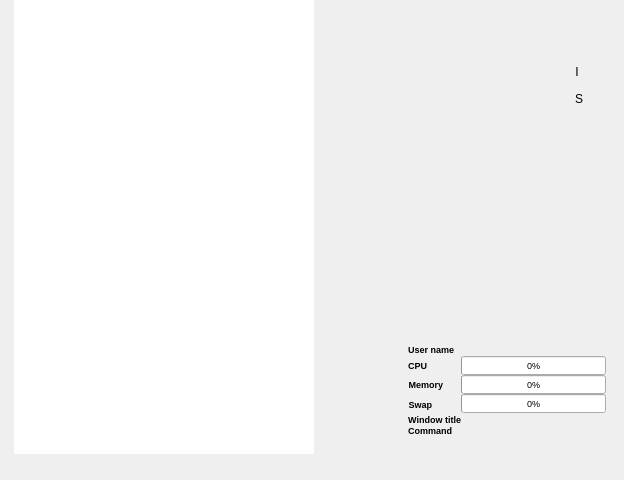
<?xml version="1.0" encoding="UTF-8"?>
<ui version="4.0">
 <class>Form</class>
 <widget class="QWidget" name="Form">
  <property name="geometry">
   <rect>
    <x>0</x>
    <y>0</y>
    <width>624</width>
    <height>480</height>
   </rect>
  </property>
  <property name="windowTitle">
   <string>Form</string>
  </property>
  <layout class="QGridLayout" name="gridLayout">
   <property name="leftMargin">
    <number>0</number>
   </property>
   <property name="topMargin">
    <number>0</number>
   </property>
   <property name="rightMargin">
    <number>0</number>
   </property>
   <property name="bottomMargin">
    <number>6</number>
   </property>
   <item row="2" column="0">
    <widget class="QStackedWidget" name="stackedWidget">
     <property name="currentIndex">
      <number>0</number>
     </property>
     <widget class="QWidget" name="processes">
      <layout class="QGridLayout" name="gridLayout_3">
       <property name="topMargin">
        <number>0</number>
       </property>
       <property name="rightMargin">
        <number>0</number>
       </property>
       <property name="bottomMargin">
        <number>0</number>
       </property>
       <item row="1" column="0">
        <widget class="QListWidget" name="list_widget">
         <property name="sizePolicy">
          <sizepolicy hsizetype="Expanding" vsizetype="Expanding">
           <horstretch>0</horstretch>
           <verstretch>0</verstretch>
          </sizepolicy>
         </property>
         <property name="cursor" stdset="0">
          <cursorShape>PointingHandCursor</cursorShape>
         </property>
         <property name="mouseTracking">
          <bool>true</bool>
         </property>
         <property name="styleSheet">
          <string notr="true">QListWidget {
	padding: 0;
	margin: 0;
}

QListWidget{
	padding-left: 5px;
}

QListWidget:item:hover{
	border-radius:  5px;
	background-color: rgb(144, 170, 200, 0.10);
	color: #ffffff;
	border-left: 2px solid #5271f0;
}

QListWidget:item:selected{
	border-radius:  5px;
	background-color:#4B5053;
	color: #ffffff;
	border-left: 2px solid #5271f0;
}</string>
         </property>
         <property name="frameShape">
          <enum>QFrame::NoFrame</enum>
         </property>
         <property name="frameShadow">
          <enum>QFrame::Plain</enum>
         </property>
         <property name="verticalScrollBarPolicy">
          <enum>Qt::ScrollBarAsNeeded</enum>
         </property>
         <property name="horizontalScrollBarPolicy">
          <enum>Qt::ScrollBarAlwaysOff</enum>
         </property>
         <property name="gridSize">
          <size>
           <width>0</width>
           <height>50</height>
          </size>
         </property>
         <property name="wordWrap">
          <bool>true</bool>
         </property>
         <property name="sortingEnabled">
          <bool>true</bool>
         </property>
        </widget>
       </item>
       <item row="1" column="1">
        <widget class="QWidget" name="widget_info" native="true">
         <layout class="QGridLayout" name="gridLayout_9">
          <item row="2" column="0">
           <widget class="QLabel" name="pid">
            <property name="sizePolicy">
             <sizepolicy hsizetype="Preferred" vsizetype="Fixed">
              <horstretch>0</horstretch>
              <verstretch>0</verstretch>
             </sizepolicy>
            </property>
            <property name="font">
             <font>
              <pointsize>8</pointsize>
             </font>
            </property>
            <property name="text">
             <string/>
            </property>
            <property name="alignment">
             <set>Qt::AlignCenter</set>
            </property>
           </widget>
          </item>
          <item row="0" column="0">
           <widget class="QFrame" name="frame_2">
            <property name="sizePolicy">
             <sizepolicy hsizetype="Expanding" vsizetype="Preferred">
              <horstretch>0</horstretch>
              <verstretch>0</verstretch>
             </sizepolicy>
            </property>
            <property name="frameShape">
             <enum>QFrame::NoFrame</enum>
            </property>
            <property name="frameShadow">
             <enum>QFrame::Plain</enum>
            </property>
            <layout class="QGridLayout" name="gridLayout_6">
             <item row="0" column="1" rowspan="4" colspan="2">
              <widget class="QLabel" name="image">
               <property name="text">
                <string/>
               </property>
               <property name="alignment">
                <set>Qt::AlignCenter</set>
               </property>
              </widget>
             </item>
             <item row="0" column="3">
              <widget class="QToolButton" name="btn_kill_proc">
               <property name="text">
                <string/>
               </property>
               <property name="iconSize">
                <size>
                 <width>30</width>
                 <height>30</height>
                </size>
               </property>
               <property name="autoRaise">
                <bool>true</bool>
               </property>
              </widget>
             </item>
             <item row="1" column="3">
              <widget class="QToolButton" name="toolButton_3">
               <property name="text">
                <string>I</string>
               </property>
               <property name="iconSize">
                <size>
                 <width>30</width>
                 <height>30</height>
                </size>
               </property>
               <property name="autoRaise">
                <bool>true</bool>
               </property>
              </widget>
             </item>
             <item row="2" column="3">
              <widget class="QToolButton" name="toolButton_2">
               <property name="text">
                <string>S</string>
               </property>
               <property name="iconSize">
                <size>
                 <width>30</width>
                 <height>30</height>
                </size>
               </property>
               <property name="autoRaise">
                <bool>true</bool>
               </property>
              </widget>
             </item>
            </layout>
           </widget>
          </item>
          <item row="1" column="0">
           <widget class="QLabel" name="title">
            <property name="sizePolicy">
             <sizepolicy hsizetype="Preferred" vsizetype="Fixed">
              <horstretch>0</horstretch>
              <verstretch>0</verstretch>
             </sizepolicy>
            </property>
            <property name="font">
             <font>
              <pointsize>14</pointsize>
             </font>
            </property>
            <property name="text">
             <string/>
            </property>
            <property name="alignment">
             <set>Qt::AlignCenter</set>
            </property>
            <property name="wordWrap">
             <bool>true</bool>
            </property>
           </widget>
          </item>
          <item row="3" column="0">
           <widget class="QFrame" name="frame_3">
            <property name="sizePolicy">
             <sizepolicy hsizetype="Preferred" vsizetype="Fixed">
              <horstretch>0</horstretch>
              <verstretch>0</verstretch>
             </sizepolicy>
            </property>
            <property name="font">
             <font>
              <pointsize>7</pointsize>
             </font>
            </property>
            <property name="frameShape">
             <enum>QFrame::NoFrame</enum>
            </property>
            <property name="frameShadow">
             <enum>QFrame::Plain</enum>
            </property>
            <layout class="QGridLayout" name="gridLayout_8">
             <property name="topMargin">
              <number>37</number>
             </property>
             <property name="spacing">
              <number>0</number>
             </property>
             <item row="0" column="1">
              <widget class="QLabel" name="label_2">
               <property name="sizePolicy">
                <sizepolicy hsizetype="Fixed" vsizetype="Preferred">
                 <horstretch>0</horstretch>
                 <verstretch>0</verstretch>
                </sizepolicy>
               </property>
               <property name="font">
                <font>
                 <pointsize>7</pointsize>
                 <weight>75</weight>
                 <bold>true</bold>
                </font>
               </property>
               <property name="text">
                <string>User name</string>
               </property>
               <property name="alignment">
                <set>Qt::AlignRight|Qt::AlignTrailing|Qt::AlignVCenter</set>
               </property>
              </widget>
             </item>
             <item row="3" column="0">
              <spacer name="horizontalSpacer">
               <property name="orientation">
                <enum>Qt::Horizontal</enum>
               </property>
               <property name="sizeType">
                <enum>QSizePolicy::Fixed</enum>
               </property>
               <property name="sizeHint" stdset="0">
                <size>
                 <width>70</width>
                 <height>20</height>
                </size>
               </property>
              </spacer>
             </item>
             <item row="2" column="1">
              <widget class="QLabel" name="label_11">
               <property name="sizePolicy">
                <sizepolicy hsizetype="Fixed" vsizetype="Preferred">
                 <horstretch>0</horstretch>
                 <verstretch>0</verstretch>
                </sizepolicy>
               </property>
               <property name="font">
                <font>
                 <pointsize>7</pointsize>
                 <weight>75</weight>
                 <bold>true</bold>
                </font>
               </property>
               <property name="text">
                <string>Memory</string>
               </property>
               <property name="alignment">
                <set>Qt::AlignRight|Qt::AlignTrailing|Qt::AlignVCenter</set>
               </property>
              </widget>
             </item>
             <item row="1" column="2">
              <widget class="QProgressBar" name="prog_cpu">
               <property name="value">
                <number>0</number>
               </property>
              </widget>
             </item>
             <item row="3" column="2">
              <widget class="QProgressBar" name="prog_swap">
               <property name="value">
                <number>0</number>
               </property>
              </widget>
             </item>
             <item row="4" column="2" colspan="2">
              <widget class="QLabel" name="lwin_title">
               <property name="font">
                <font>
                 <pointsize>7</pointsize>
                </font>
               </property>
               <property name="text">
                <string/>
               </property>
               <property name="wordWrap">
                <bool>true</bool>
               </property>
              </widget>
             </item>
             <item row="5" column="1">
              <widget class="QLabel" name="label_5">
               <property name="sizePolicy">
                <sizepolicy hsizetype="Fixed" vsizetype="Preferred">
                 <horstretch>0</horstretch>
                 <verstretch>0</verstretch>
                </sizepolicy>
               </property>
               <property name="font">
                <font>
                 <pointsize>7</pointsize>
                 <weight>75</weight>
                 <bold>true</bold>
                </font>
               </property>
               <property name="text">
                <string>Command</string>
               </property>
               <property name="alignment">
                <set>Qt::AlignRight|Qt::AlignTrailing|Qt::AlignVCenter</set>
               </property>
              </widget>
             </item>
             <item row="0" column="2" colspan="2">
              <widget class="QLabel" name="luser">
               <property name="font">
                <font>
                 <pointsize>8</pointsize>
                </font>
               </property>
               <property name="text">
                <string/>
               </property>
               <property name="alignment">
                <set>Qt::AlignCenter</set>
               </property>
               <property name="wordWrap">
                <bool>true</bool>
               </property>
              </widget>
             </item>
             <item row="1" column="1">
              <widget class="QLabel" name="label_3">
               <property name="sizePolicy">
                <sizepolicy hsizetype="Fixed" vsizetype="Preferred">
                 <horstretch>0</horstretch>
                 <verstretch>0</verstretch>
                </sizepolicy>
               </property>
               <property name="font">
                <font>
                 <pointsize>7</pointsize>
                 <weight>75</weight>
                 <bold>true</bold>
                </font>
               </property>
               <property name="text">
                <string>CPU</string>
               </property>
               <property name="alignment">
                <set>Qt::AlignRight|Qt::AlignTrailing|Qt::AlignVCenter</set>
               </property>
              </widget>
             </item>
             <item row="2" column="2">
              <widget class="QProgressBar" name="prog_mem">
               <property name="value">
                <number>0</number>
               </property>
              </widget>
             </item>
             <item row="5" column="2" colspan="2">
              <widget class="QLabel" name="lpath">
               <property name="font">
                <font>
                 <pointsize>7</pointsize>
                </font>
               </property>
               <property name="text">
                <string/>
               </property>
               <property name="wordWrap">
                <bool>true</bool>
               </property>
              </widget>
             </item>
             <item row="4" column="1">
              <widget class="QLabel" name="label_6">
               <property name="sizePolicy">
                <sizepolicy hsizetype="Fixed" vsizetype="Preferred">
                 <horstretch>0</horstretch>
                 <verstretch>0</verstretch>
                </sizepolicy>
               </property>
               <property name="font">
                <font>
                 <pointsize>7</pointsize>
                 <weight>75</weight>
                 <bold>true</bold>
                </font>
               </property>
               <property name="text">
                <string>Window title</string>
               </property>
               <property name="alignment">
                <set>Qt::AlignRight|Qt::AlignTrailing|Qt::AlignVCenter</set>
               </property>
              </widget>
             </item>
             <item row="3" column="1">
              <widget class="QLabel" name="label_4">
               <property name="sizePolicy">
                <sizepolicy hsizetype="Fixed" vsizetype="Preferred">
                 <horstretch>0</horstretch>
                 <verstretch>0</verstretch>
                </sizepolicy>
               </property>
               <property name="font">
                <font>
                 <pointsize>7</pointsize>
                 <weight>75</weight>
                 <bold>true</bold>
                </font>
               </property>
               <property name="text">
                <string>Swap</string>
               </property>
               <property name="alignment">
                <set>Qt::AlignRight|Qt::AlignTrailing|Qt::AlignVCenter</set>
               </property>
              </widget>
             </item>
            </layout>
           </widget>
          </item>
         </layout>
        </widget>
       </item>
       <item row="2" column="0" colspan="2">
        <widget class="QFrame" name="frame">
         <property name="sizePolicy">
          <sizepolicy hsizetype="Preferred" vsizetype="Fixed">
           <horstretch>0</horstretch>
           <verstretch>0</verstretch>
          </sizepolicy>
         </property>
         <property name="frameShape">
          <enum>QFrame::NoFrame</enum>
         </property>
         <property name="frameShadow">
          <enum>QFrame::Plain</enum>
         </property>
         <layout class="QGridLayout" name="gridLayout_2">
          <property name="leftMargin">
           <number>0</number>
          </property>
          <property name="topMargin">
           <number>0</number>
          </property>
          <property name="rightMargin">
           <number>0</number>
          </property>
          <property name="bottomMargin">
           <number>0</number>
          </property>
          <item row="0" column="0">
           <widget class="QLabel" name="status">
            <property name="sizePolicy">
             <sizepolicy hsizetype="Preferred" vsizetype="Fixed">
              <horstretch>0</horstretch>
              <verstretch>0</verstretch>
             </sizepolicy>
            </property>
            <property name="styleSheet">
             <string notr="true">padding-left: 5px;</string>
            </property>
            <property name="text">
             <string/>
            </property>
           </widget>
          </item>
         </layout>
        </widget>
       </item>
      </layout>
     </widget>
     <widget class="QWidget" name="page_2">
      <layout class="QGridLayout" name="gridLayout_10">
       <item row="0" column="0">
        <widget class="QFrame" name="frame_4">
         <property name="sizePolicy">
          <sizepolicy hsizetype="Preferred" vsizetype="Fixed">
           <horstretch>0</horstretch>
           <verstretch>0</verstretch>
          </sizepolicy>
         </property>
         <property name="frameShape">
          <enum>QFrame::StyledPanel</enum>
         </property>
         <property name="frameShadow">
          <enum>QFrame::Raised</enum>
         </property>
         <layout class="QGridLayout" name="gridLayout_4">
          <item row="0" column="1">
           <widget class="QLabel" name="bat_image">
            <property name="text">
             <string/>
            </property>
            <property name="alignment">
             <set>Qt::AlignCenter</set>
            </property>
           </widget>
          </item>
          <item row="0" column="0">
           <spacer name="horizontalSpacer_2">
            <property name="orientation">
             <enum>Qt::Horizontal</enum>
            </property>
            <property name="sizeHint" stdset="0">
             <size>
              <width>40</width>
              <height>20</height>
             </size>
            </property>
           </spacer>
          </item>
          <item row="0" column="2">
           <spacer name="horizontalSpacer_3">
            <property name="orientation">
             <enum>Qt::Horizontal</enum>
            </property>
            <property name="sizeHint" stdset="0">
             <size>
              <width>40</width>
              <height>20</height>
             </size>
            </property>
           </spacer>
          </item>
          <item row="1" column="0" colspan="3">
           <widget class="QLabel" name="bat_name">
            <property name="sizePolicy">
             <sizepolicy hsizetype="Preferred" vsizetype="Fixed">
              <horstretch>0</horstretch>
              <verstretch>0</verstretch>
             </sizepolicy>
            </property>
            <property name="text">
             <string/>
            </property>
            <property name="alignment">
             <set>Qt::AlignCenter</set>
            </property>
           </widget>
          </item>
         </layout>
        </widget>
       </item>
       <item row="1" column="0">
        <widget class="QFrame" name="frame_5">
         <property name="frameShape">
          <enum>QFrame::StyledPanel</enum>
         </property>
         <property name="frameShadow">
          <enum>QFrame::Raised</enum>
         </property>
         <layout class="QGridLayout" name="gridLayout_7">
          <item row="0" column="0">
           <widget class="QLabel" name="label">
            <property name="sizePolicy">
             <sizepolicy hsizetype="Preferred" vsizetype="Fixed">
              <horstretch>0</horstretch>
              <verstretch>0</verstretch>
             </sizepolicy>
            </property>
            <property name="text">
             <string>Battery Charging:</string>
            </property>
           </widget>
          </item>
          <item row="1" column="0">
           <widget class="QProgressBar" name="bat_progress">
            <property name="value">
             <number>0</number>
            </property>
           </widget>
          </item>
          <item row="2" column="0">
           <layout class="QGridLayout" name="gridLayout_5">
            <item row="0" column="0">
             <widget class="QLabel" name="label_7">
              <property name="sizePolicy">
               <sizepolicy hsizetype="Preferred" vsizetype="Fixed">
                <horstretch>0</horstretch>
                <verstretch>0</verstretch>
               </sizepolicy>
              </property>
              <property name="text">
               <string>Time To Full</string>
              </property>
             </widget>
            </item>
            <item row="0" column="1">
             <widget class="QLabel" name="bat_ttf">
              <property name="sizePolicy">
               <sizepolicy hsizetype="Preferred" vsizetype="Fixed">
                <horstretch>0</horstretch>
                <verstretch>0</verstretch>
               </sizepolicy>
              </property>
              <property name="text">
               <string/>
              </property>
              <property name="alignment">
               <set>Qt::AlignRight|Qt::AlignTrailing|Qt::AlignVCenter</set>
              </property>
             </widget>
            </item>
            <item row="1" column="0">
             <widget class="QLabel" name="label_8">
              <property name="sizePolicy">
               <sizepolicy hsizetype="Preferred" vsizetype="Fixed">
                <horstretch>0</horstretch>
                <verstretch>0</verstretch>
               </sizepolicy>
              </property>
              <property name="text">
               <string>Capacity</string>
              </property>
             </widget>
            </item>
            <item row="1" column="1">
             <widget class="QLabel" name="bat_capacity">
              <property name="sizePolicy">
               <sizepolicy hsizetype="Preferred" vsizetype="Fixed">
                <horstretch>0</horstretch>
                <verstretch>0</verstretch>
               </sizepolicy>
              </property>
              <property name="text">
               <string/>
              </property>
              <property name="alignment">
               <set>Qt::AlignRight|Qt::AlignTrailing|Qt::AlignVCenter</set>
              </property>
             </widget>
            </item>
            <item row="2" column="0">
             <widget class="QLabel" name="label_9">
              <property name="sizePolicy">
               <sizepolicy hsizetype="Preferred" vsizetype="Fixed">
                <horstretch>0</horstretch>
                <verstretch>0</verstretch>
               </sizepolicy>
              </property>
              <property name="text">
               <string>Vendor</string>
              </property>
             </widget>
            </item>
            <item row="2" column="1">
             <widget class="QLabel" name="bat_vendor">
              <property name="sizePolicy">
               <sizepolicy hsizetype="Preferred" vsizetype="Fixed">
                <horstretch>0</horstretch>
                <verstretch>0</verstretch>
               </sizepolicy>
              </property>
              <property name="text">
               <string/>
              </property>
              <property name="alignment">
               <set>Qt::AlignRight|Qt::AlignTrailing|Qt::AlignVCenter</set>
              </property>
             </widget>
            </item>
            <item row="3" column="0">
             <widget class="QLabel" name="label_10">
              <property name="sizePolicy">
               <sizepolicy hsizetype="Preferred" vsizetype="Fixed">
                <horstretch>0</horstretch>
                <verstretch>0</verstretch>
               </sizepolicy>
              </property>
              <property name="text">
               <string>Model</string>
              </property>
             </widget>
            </item>
            <item row="3" column="1">
             <widget class="QLabel" name="bat_model">
              <property name="sizePolicy">
               <sizepolicy hsizetype="Preferred" vsizetype="Fixed">
                <horstretch>0</horstretch>
                <verstretch>0</verstretch>
               </sizepolicy>
              </property>
              <property name="text">
               <string/>
              </property>
              <property name="alignment">
               <set>Qt::AlignRight|Qt::AlignTrailing|Qt::AlignVCenter</set>
              </property>
             </widget>
            </item>
           </layout>
          </item>
         </layout>
        </widget>
       </item>
      </layout>
     </widget>
     <widget class="QWidget" name="page"/>
    </widget>
   </item>
  </layout>
 </widget>
 <resources/>
 <connections/>
</ui>
